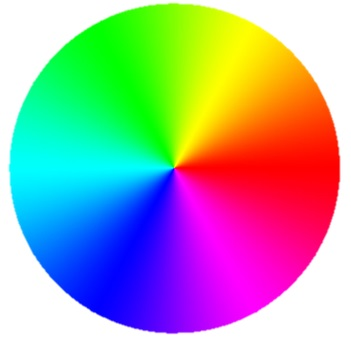
#> input picture chap06/images_ch06/hsv.jpg, 351 x 338 px
$ python 00.inRange_f1.py
#> lines starting #> are read from the running program, lines starting #| are printed output that depends on the picture; after the words box and inside, x2 and y2 are one past the last pixel; in counts of white or black regions, pixels touching at a corner belong together
import sys, cv2

src = cv2.imread('images_ch06/hsv.jpg')
#> src is the input picture: shape (338, 351, 3); mean B, G, R 162.9, 162.3, 163.1
if src is None:
    print("Image load failed")
    sys.exit()

src_hsv = cv2.cvtColor(src, cv2.COLOR_BGR2HSV)
#> src_hsv: shape (338, 351, 3); mean H, S, V 71.1, 183.6, 254.3

dst1 = cv2.inRange(src, (0, 128, 0), (100, 255, 100))
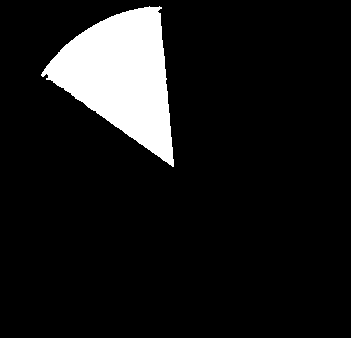
#> dst1: shape (338, 351); 9.8% white; 1 white region, box (x1, y1, x2, y2) and area: (41, 6, 174, 167) 11578
dst2 = cv2.inRange(src_hsv, (50, 150, 0), (80, 255, 255))
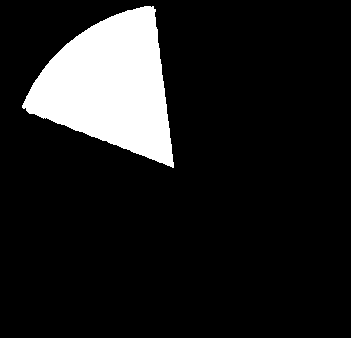
#> dst2: shape (338, 351); 12.3% white; 1 white region, box (x1, y1, x2, y2) and area: (22, 6, 174, 168) 14544

cv2.imshow('src', src)
cv2.imshow('dst1', dst1)
cv2.imshow('dst2', dst2)
cv2.waitKey()
